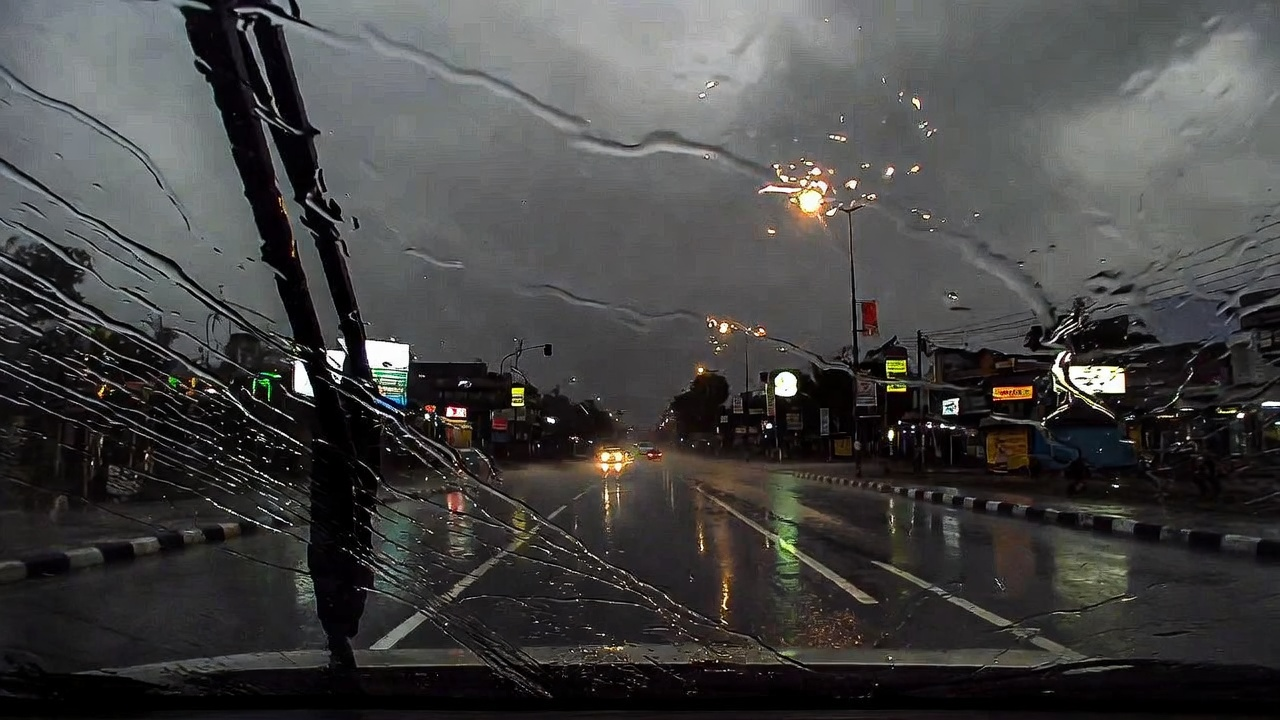
#> input picture sri_lankan_traffc_signs/raw/backgrounds/highway/bg_006.jpg, 1280 x 720 px
$ python -i synthetic_data_generator.py   (imports and definitions only)
#> lines starting #> are read from the running program, lines starting #| are printed output that depends on the picture; after the words box and inside, x2 and y2 are one past the last pixel; in counts of white or black regions, pixels touching at a corner belong together
#> further down, picture is the input picture: shape (720, 1280, 3); mean B, G, R 67.1, 67.9, 68.4
"""
Research-Grade Synthetic Data Generator for Sri Lankan Traffic Signs.

Features:
- Context-aware sign placement
- Depth/scale consistency using vanishing point
- Automatic realism filtering
- Hard negative sample generation
- Sri Lanka-specific environmental effects
- Full metadata logging for reproducibility
"""

import cv2
import numpy as np
import json
import random
import logging
from pathlib import Path
from dataclasses import dataclass, field, asdict
from typing import Optional, Tuple, List, Dict, Any
from enum import Enum
from datetime import datetime

try:
    import albumentations as A
    ALBUMENTATIONS_AVAILABLE = True
except ImportError:
    ALBUMENTATIONS_AVAILABLE = False
    print("Warning: albumentations not available, some effects will be limited")

# Configure logging
# [1 line not run here, left out]
logger = logging.getLogger(__name__)


# Custom JSON encoder for numpy types
class NumpyEncoder(json.JSONEncoder):
    """Custom JSON encoder that handles numpy types."""
    # [8 lines left out: function default, not called in this run]


# =============================================================================
# ENUMS AND DATA CLASSES
# =============================================================================

class RoadContext(Enum):
    """Road context types for context-aware placement."""
    HIGHWAY = "highway"
    URBAN = "urban"
    RESIDENTIAL = "residential"
    SCHOOL_ZONE = "school_zone"
    RURAL = "rural"
    COASTAL = "coastal"


class WeatherCondition(Enum):
    """Weather conditions for augmentation."""
    CLEAR = "clear"
    RAIN = "rain"
    FOG = "fog"
    DUST = "dust"
    HARSH_SUN = "harsh_sun"


class TimeOfDay(Enum):
    """Time of day for lighting conditions."""
    MORNING = "morning"
    NOON = "noon"
    GOLDEN_HOUR = "golden_hour"
    NIGHT = "night"


class DistanceBucket(Enum):
    """Distance bucket for multi-scale sign generation."""
    FAR = "far"        # Small signs near vanishing point (scale 0.03-0.07)
    MEDIUM = "medium"  # Mid-range signs (scale 0.07-0.15)
    NEAR = "near"      # Large signs close to camera (scale 0.15-0.30)


# Distance bucket distribution for stratified sampling
DISTANCE_BUCKET_CONFIG = {
    DistanceBucket.FAR:    {"weight": 0.30, "scale_range": (0.03, 0.07)},
    DistanceBucket.MEDIUM: {"weight": 0.40, "scale_range": (0.07, 0.15)},
    DistanceBucket.NEAR:   {"weight": 0.30, "scale_range": (0.15, 0.30)},
}


@dataclass
class SignCategory:
    """Mapping of sign categories to appropriate road contexts."""
    name: str
    folder: str
    suitable_contexts: List[RoadContext]


# Define sign category to road context mappings
SIGN_CONTEXT_MAPPING = {
    "warning_signs": SignCategory(
        name="Warning Signs",
        folder="warning_signs",
        suitable_contexts=[RoadContext.HIGHWAY, RoadContext.URBAN, RoadContext.RURAL]
    ),
    "prohibitory_signs": SignCategory(
        name="Prohibitory Signs",
        folder="regulatory_signs/prohibitory_signs",
        suitable_contexts=[RoadContext.HIGHWAY, RoadContext.URBAN, RoadContext.RESIDENTIAL]
    ),
    "mandatory_signs": SignCategory(
        name="Mandatory Signs",
        folder="regulatory_signs/mandatory_signs",
        suitable_contexts=[RoadContext.HIGHWAY, RoadContext.URBAN]
    ),
    "restrictive_signs": SignCategory(
        name="Restrictive Signs",
        folder="regulatory_signs/restrictive_signs",
        suitable_contexts=[RoadContext.HIGHWAY, RoadContext.URBAN, RoadContext.SCHOOL_ZONE]
    ),
    "priority_signs": SignCategory(
        name="Priority Signs",
        folder="regulatory_signs/priority_signs",
        suitable_contexts=[RoadContext.HIGHWAY, RoadContext.URBAN, RoadContext.RURAL]
    ),
    "traffic_light_signals": SignCategory(
        name="Traffic Lights",
        folder="traffic_light_signals",
        suitable_contexts=[RoadContext.URBAN, RoadContext.HIGHWAY]
    ),
    "other_signs": SignCategory(
        name="Information Signs",
        folder="directional_informative_signs/other_signs",
        suitable_contexts=[RoadContext.URBAN, RoadContext.HIGHWAY, RoadContext.RESIDENTIAL]
    ),
}


@dataclass
class ImageMetadata:
    """Metadata for each generated image."""
    source_template: str
    background_file: str
    weather_condition: str
    time_of_day: str
    road_context: str
    sign_position: Tuple[int, int]
    sign_scale: float
    perspective_applied: bool
    augmentations: List[str]
    bbox: Tuple[int, int, int, int]  # x, y, w, h
    random_seed: int
    generation_timestamp: str
    degradation_score: float = 0.0  # 0 (perfect) to 1.0 (unreadable)
    sri_lanka_context_score: float = 0.0 # 0 to 1.0 based on context realism
    is_hard_negative: bool = False


# =============================================================================
# DEPTH AND SCALE MANAGER
# =============================================================================

class DepthScaleManager:
    """
    Handles depth-aware scaling of signs based on position in image.
    Uses simple vanishing point heuristics for perspective-correct sizing.
    """

    # [135 lines left out: functions __init__, get_scale_for_position, get_valid_placement_zone, get_y_range_for_scale, get_position_for_bucket, not called in this run]


# =============================================================================
# CONTEXT-AWARE COMPOSITOR
# =============================================================================

class ContextAwareCompositor:
    """
    Handles context-aware sign placement and compositing.
    Places signs appropriately based on sign type and road context.
    """

    # [168 lines left out: functions __init__, get_matching_context, composite_sign, _apply_perspective, _add_shadow, not called in this run]


# =============================================================================
# REALISM FILTER
# =============================================================================

class RealismFilter:
    """
    Filters out unrealistic compositions.
    Rejects images where signs are poorly placed or blend poorly.
    """

    # [59 lines left out: functions __init__, check_composition, not called in this run]


# =============================================================================
# SRI LANKA ENVIRONMENTAL EFFECTS
# =============================================================================

class SriLankaEffects:
    """
    Applies Sri Lanka-specific environmental effects.
    Includes tropical sun, dust, monsoon rain, high humidity haze.
    """

    def __init__(self, seed: Optional[int] = None):
        if seed is not None:
            np.random.seed(seed)

    # [77 lines left out: functions apply_tropical_sun, apply_dust, apply_monsoon_rain, apply_humidity_haze, not called in this run]


# =============================================================================
# HARD NEGATIVE GENERATOR
# =============================================================================

class HardNegativeGenerator:
    """
    Generates hard negative samples for improved model training.
    Creates images without signs but with similar visual patterns.
    """

    def __init__(self, seed: Optional[int] = None):
        if seed is not None:
            np.random.seed(seed)

    def generate_no_sign_image(self, background: np.ndarray) -> np.ndarray:
        """Generate background-only image (no sign)."""
        return background.copy()

    # [50 lines left out: function generate_partially_occluded, not called in this run]


# =============================================================================
# SIGN POLE RENDERER (NEW ENHANCEMENT)
# =============================================================================

class SignPoleRenderer:
    """
    Renders realistic sign poles/posts below traffic signs.
    Makes signs look mounted instead of floating.
    """

    # [53 lines left out: functions __init__, add_pole, not called in this run]


# =============================================================================
# WHITE BACKGROUND FIXER (NEW ENHANCEMENT)
# =============================================================================

class WhiteBackgroundFixer:
    """
    Handles PNG templates that have white backgrounds instead of transparency.
    Creates proper alpha masks for clean compositing.
    """

    def __init__(self, white_threshold: int = 245):
        self.white_threshold = white_threshold

    def fix_transparency(self, image: np.ndarray) -> np.ndarray:
        """
        Convert white background to transparent using flood fill.
        Preserves white pixels inside the sign.

        Args:
            image: Input image (BGR or BGRA)

        Returns:
            BGRA image with white converted to transparent
        """
        # Ensure 4 channels
        if image.shape[2] == 3:
            image = cv2.cvtColor(image, cv2.COLOR_BGR2BGRA)

        # Get current alpha
        bgr = image[:, :, :3]
        alpha = image[:, :, 3]
#> alpha: shape (720, 1280); every value is 255

        # Detect white pixels (high R, G, B values)
        gray = cv2.cvtColor(bgr, cv2.COLOR_BGR2GRAY)

        # Also check if all channels are similar (white/gray)
        b, g, r = cv2.split(bgr)
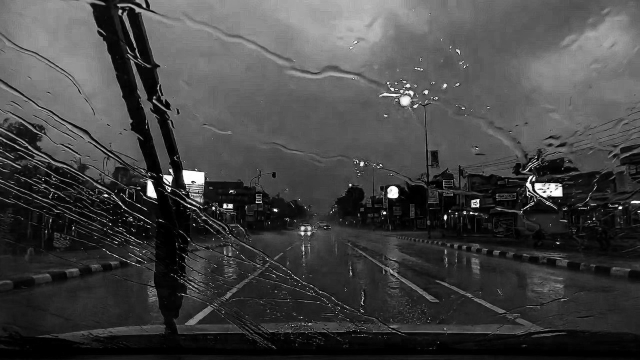
#> b: shape (720, 1280) (shown at 1/2 size); min 0, max 255, mean 67.1
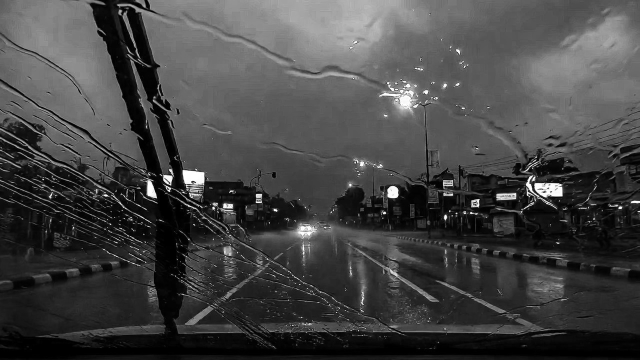
#> r: shape (720, 1280) (shown at 1/2 size); min 0, max 255, mean 68.4
        color_variance = np.abs(r.astype(int) - g.astype(int)) + \
                        np.abs(g.astype(int) - b.astype(int))
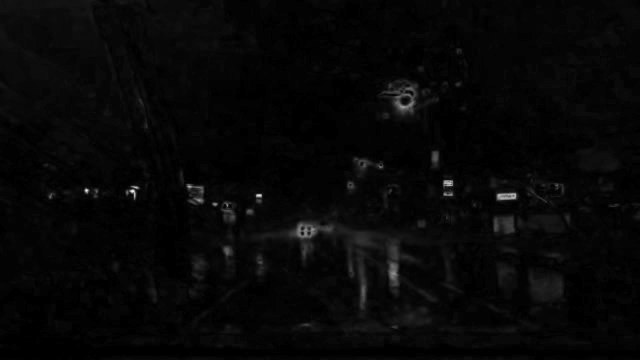
#> color_variance: shape (720, 1280) int64 (shown at 1/2 size); min 0, max 252, mean 6.9

        # White pixels: high brightness AND low color variance
        white_mask = (gray > self.white_threshold) & (color_variance < 30)
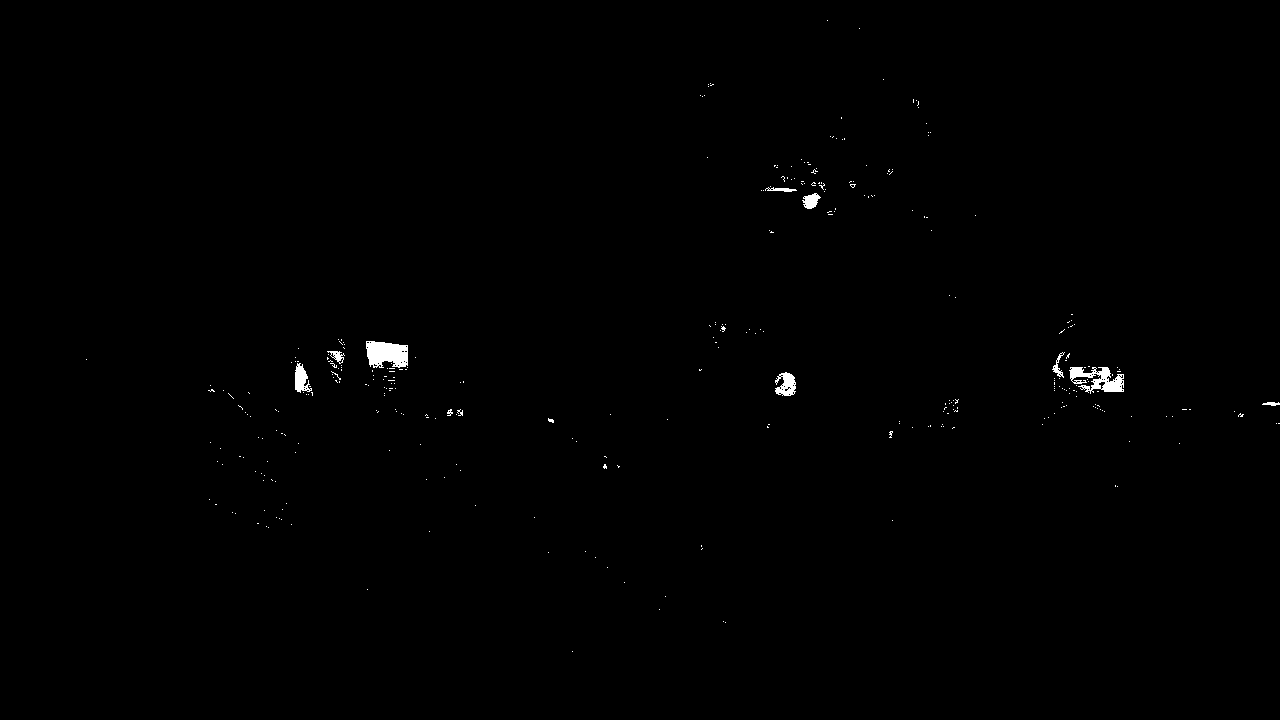
#> white_mask: shape (720, 1280) bool; 0.39% white; 336 white regions (325 under 20 px), largest, box (x1, y1, x2, y2) and area: (366, 341, 408, 368) 893, (1069, 367, 1124, 394) 783, (775, 372, 796, 396) 335

        # Convert to uint8 for floodFill (255 = white candidate, 0 = non-white)
        flood_mask = white_mask.astype(np.uint8) * 255
        h, w = flood_mask.shape

        # Mask for floodFill needs to be 2 pixels larger
        mask = np.zeros((h+2, w+2), np.uint8)

        # Flood fill from all 4 corners if they are white
        # We fill with value 128 to distinguish "background white" from "content white"
        corners = [(0, 0), (w-1, 0), (0, h-1), (w-1, h-1)]

        background_found = False
        for cx, cy in corners:
            if flood_mask[cy, cx] == 255:
                cv2.floodFill(flood_mask, mask, (cx, cy), 128, loDiff=0, upDiff=0)
                background_found = True

        if background_found:
            # Only remove the flooded areas (value 128)
            alpha[flood_mask == 128] = 0

            # Anti-alias the edges of the transparency
            bg_mask = (flood_mask == 128).astype(np.uint8)
            kernel = np.ones((3, 3), np.uint8)
            edge_mask = cv2.dilate(bg_mask, kernel) - bg_mask

            # Make edges semi-transparent
            alpha[edge_mask > 0] = np.minimum(alpha[edge_mask > 0], 128)
        else:
            # Fallback for when corners aren't white?
            # If no corners are white, maybe the image doesn't feature a white background box.
            # In that case, do nothing (preserve sign content).
            pass

        image[:, :, 3] = alpha

        return image

    # [54 lines left out: function fill_transparent_holes, not called in this run]

    def ensure_alpha(self, image: np.ndarray) -> np.ndarray:
        """
        Ensure image has proper alpha channel.
        Handles both transparent PNGs and white-background PNGs.
        """
        if image.shape[2] == 3:
            # No alpha channel - likely white background
            return self.fix_transparency(image)

        elif image.shape[2] == 4:
            # Check if alpha is all 255 (no transparency)
            alpha = image[:, :, 3]
            mean_alpha = np.mean(alpha)

            if mean_alpha > 250:  # Mostly opaque
                # Likely white background, try to fix
                return self.fix_transparency(image)
            else:
                # Has transparency, but might have holes (transparent sign face)
                # Apply fill hole fix
                return self.fill_transparent_holes(image)

        return image


# =============================================================================
# COLOR MATCHER (NEW ENHANCEMENT)
# =============================================================================

class ColorMatcher:
    """
    Matches sign colors to background lighting conditions.
    Makes compositing more realistic.
    """

    def __init__(self):
        pass

    # [107 lines left out: functions get_background_color_temperature, match_sign_to_background, apply_ambient_lighting, not called in this run]


# =============================================================================
# SIGN DEGRADATION EFFECTS (TSR-PRO-3)
# =============================================================================

class SignDegradation:
    """
    Simulates physical degradation of traffic signs.
    Real-world signs in Sri Lanka suffer from rust, dirt, sun fading, and wear.
    """

    def __init__(self, seed: Optional[int] = None):
        if seed is not None:
            np.random.seed(seed)

    # [122 lines left out: functions apply_rust, apply_dirt, apply_sun_fading, apply_random_degradation, not called in this run]


# =============================================================================
# SPECULAR REFLECTION (TSR-PRO-4)
# =============================================================================

class SpecularReflection:
    """
    Simulates headlight specular reflection on retroreflective sign surfaces.
    Critical for night-time sign recognition accuracy.
    """

    def __init__(self, seed: Optional[int] = None):
        if seed is not None:
            np.random.seed(seed)

    # [54 lines left out: function apply_headlight_glare, not called in this run]


# =============================================================================
# SYNTHETIC AUGMENTOR
# =============================================================================

class SyntheticAugmentor:
    """
    Applies heavy augmentation to synthetic images.
    Includes motion blur, camera shake, and standard augmentations.
    """

    # [169 lines left out: functions __init__, apply_foreground_occlusion, apply_motion_blur, apply_camera_shake, augment, not called in this run]


# =============================================================================
# MAIN SYNTHETIC DATA GENERATOR
# =============================================================================

class SyntheticDataGenerator:
    """
    Main orchestrator for synthetic data generation.
    Combines all components for end-to-end generation.
    """

    # [420 lines left out: functions __init__, load_templates, load_backgrounds, _get_weather_from_folder, generate_single, _infer_time_of_day and 1 more, not called in this run]


# =============================================================================
# CLI INTERFACE
# =============================================================================

# [44 lines not run here, left out]

>>> import cv2
>>> picture = cv2.imread('../../sri_lankan_traffc_signs/raw/backgrounds/highway/bg_006.jpg')
>>> result = WhiteBackgroundFixer().ensure_alpha(picture)
